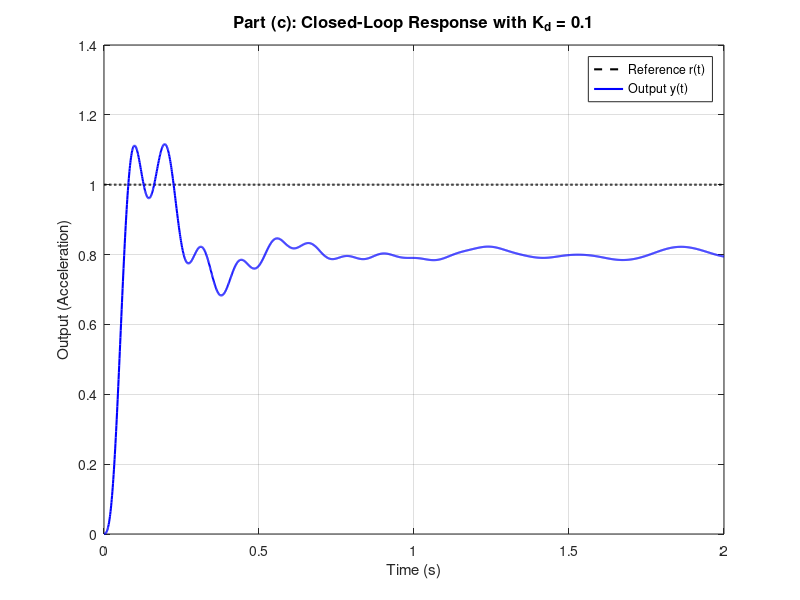
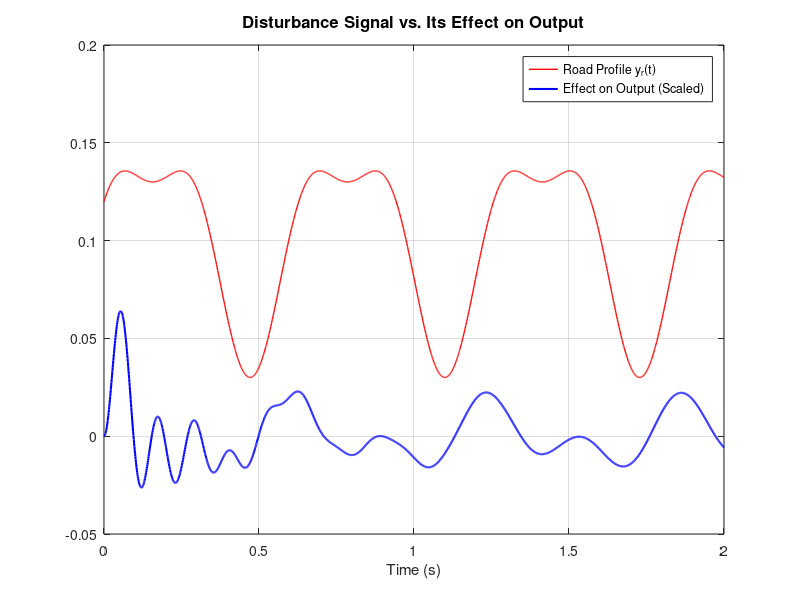
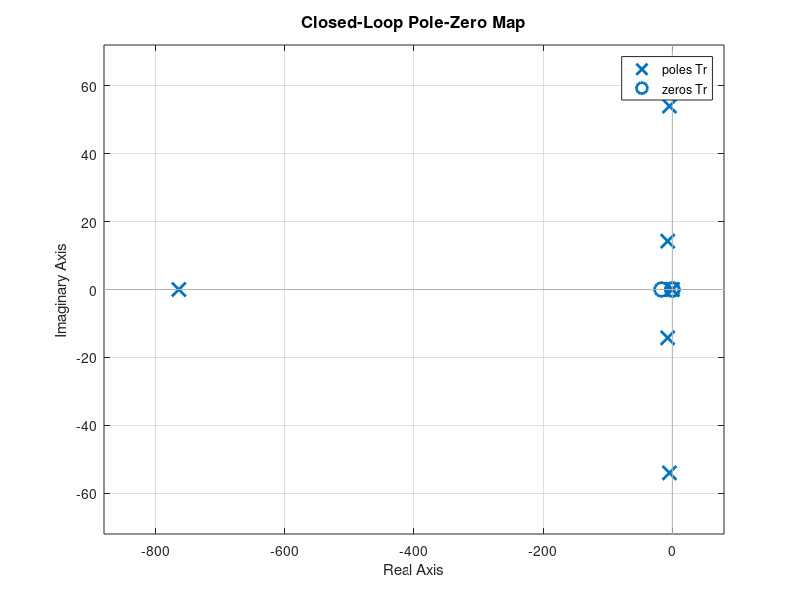

Write MATLAB code to recreate these figures, in order.
%% Part 3(c): Disturbance Scaling Implementation
% This script implements the disturbance rejection strategy using
% a proportional gain Kd in the disturbance injection path.
% Based on the provided text logic.

clear; clc; close all;

%% 1. System Definition (Based on the Report Text)
s = tf('s');

% Characteristic Equation (Denominator)
% Derived from system parameters (M=300, m=50, etc.)
den = (s^4 + 23.33*s^3 + 3367*s^2 + 10000*s + 150000);

% Plant Transfer Function G(s) = y(s)/u(s)
% Note: The text uses -16.67*s^2 in the numerator for acceleration
G = (-16.67*s^2) / den;

% Disturbance Transfer Function H(s) = y(s)/yr(s)
H = (10000*s^2 + 100000*s) / den;

%% 2. Controller Definition (From Part b)
% The text uses an augmented plant approach (-1/s^2) and a Lead compensator.
% K(s) = -1/s^2 * K_lead(s)

K_lead = 1.6332548e6 * (s + 16.8397) / (s + 764.1389);
K = -K_lead / s^2;

%% 3. Disturbance Gain Tuning (Part c)
% Ideally Kd = -H(0)/G(0), but for Type 0 output (acceleration),
% the text suggests tuning for small steady-state offset.
% Selected value from the report:
Kd = 0.10; 

%% 4. Simulation Setup
t = 0 : 0.001 : 2; % Simulate for 2 seconds (as per text plots)

% Reference Signal r(t) - Unit Step (from Part a)
r = ones(size(t));

% Road Disturbance Signal yr(t)
yr = 0.1 + 0.05*sin(10*t) + 0.02*cos(20*t);

%% 5. Closed-Loop Formulation
% Loop Gain
L = G * K;

% Reference Tracking Transfer Function: y(s)/r(s)
% Tr = GK / (1 + GK)
Tr = feedback(L, 1);

% Disturbance Rejection Transfer Function: y(s)/yr(s)
% With injection gain Kd: Tyr = (Kd * H) / (1 + GK)
% Note: feedback(SYS1, SYS2) calculates SYS1/(1+SYS1*SYS2).
% Here we manually construct it or use proper feedback syntax.
Tyr = (Kd * H) / (1 + L);

%% 6. Calculate Response
% Superposition principle: y_total = y_ref + y_dist
y_ref_response = lsim(Tr, r, t);
y_dist_response = lsim(Tyr, yr, t);

y_total = y_ref_response + y_dist_response;

%% 7. Visualization (Matching Report Style)

% Figure 1: Combined Response
figure('Name', 'Part 3(c) Response', 'Color', 'w');
plot(t, r, 'k--', 'LineWidth', 1.5); hold on;
plot(t, y_total, 'b', 'LineWidth', 1.5);
grid on;
title(['Part (c): Closed-Loop Response with K_d = ', num2str(Kd)], 'FontSize', 12);
xlabel('Time (s)', 'FontSize', 11);
ylabel('Output (Acceleration)', 'FontSize', 11);
legend('Reference r(t)', 'Output y(t)', 'Location', 'best');
xlim([0, 2]);

% Figure 2: Disturbance Contribution Only
figure('Name', 'Disturbance Effect', 'Color', 'w');
plot(t, yr, 'r', 'LineWidth', 1); hold on;
plot(t, y_dist_response, 'b', 'LineWidth', 1.5);
grid on;
title('Disturbance Signal vs. Its Effect on Output', 'FontSize', 12);
xlabel('Time (s)'); 
legend('Road Profile y_r(t)', 'Effect on Output (Scaled)', 'Location', 'best');

% Figure 3: Pole-Zero Map
figure('Name', 'Pole-Zero Map', 'Color', 'w');
pzmap(Tr);
title('Closed-Loop Pole-Zero Map', 'FontSize', 12);
grid on;
% Validate that poles are stable
disp('Closed-Loop Poles:');
disp(pole(Tr));
